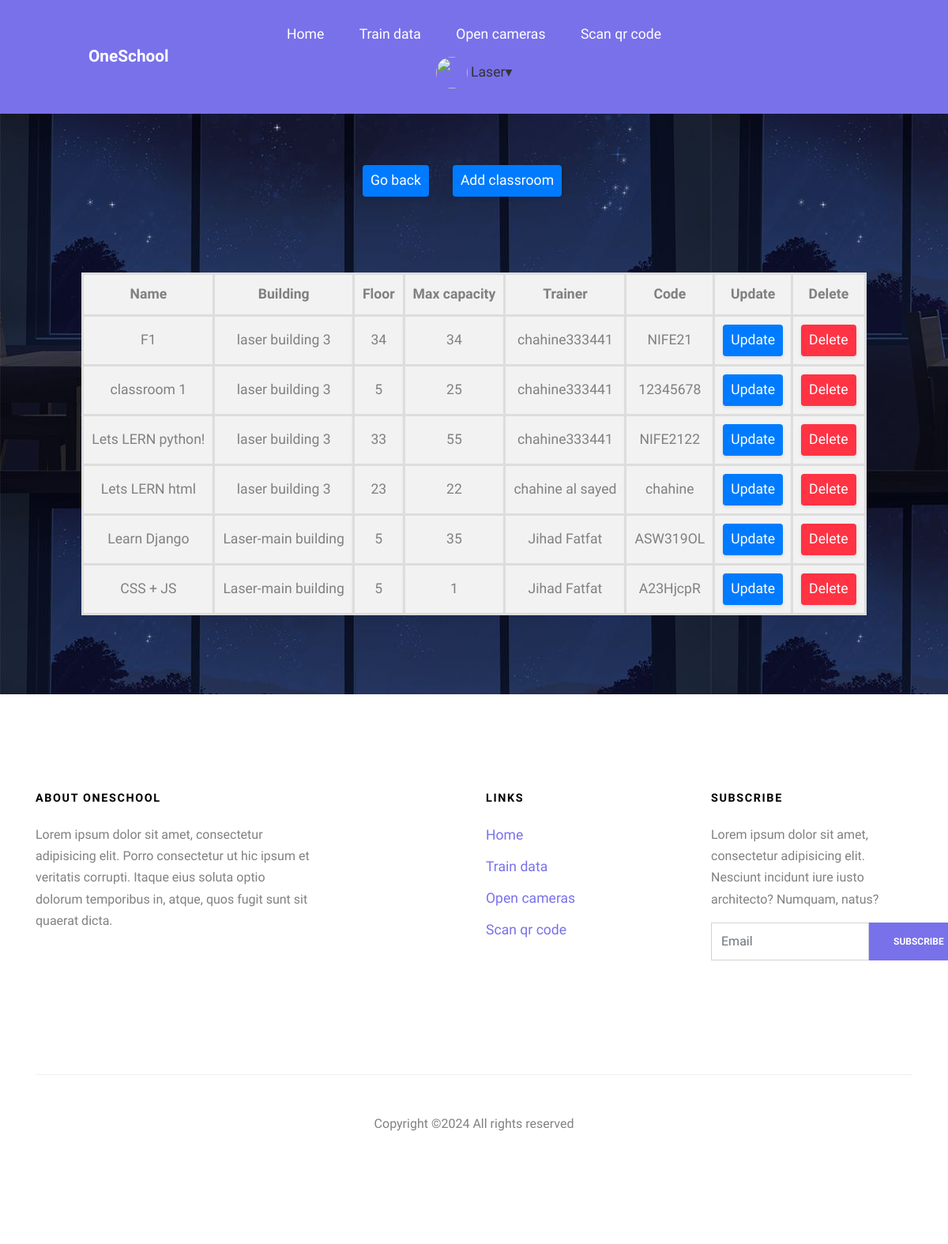
The app's page /list_classroom/ (signed in) with its own data.
### app/models.py (models this page shows, shortened)
class Classroom(models.Model):
    name = models.CharField(max_length=100)
    building = models.CharField(max_length=100)
    floor = models.IntegerField()
    max_capacity = models.IntegerField()
    description = models.TextField()
    created = models.DateTimeField(auto_now_add=True)
    updated = models.DateField(auto_now=True)
    trainer = models.ForeignKey(Trainer, on_delete=models.CASCADE)
    code = models.CharField(max_length=8, null=True)
    profile_pic = models.ImageField(default='avatar.svg', null=True)
    class Meta:
        verbose_name = "Classroom"
        verbose_name_plural = "Classrooms"
        db_table = 'Classroom'

class Trainer(models.Model):
    name = models.CharField(max_length=100)
    expertise = models.CharField(max_length=200)
    address = models.CharField(max_length=200)
    email = models.EmailField()
    phone = models.CharField(max_length=20)
    profile_pic = models.ImageField(default='avatar.svg', null=True)
    created = models.DateTimeField(auto_now_add=True)
    updated = models.DateField(auto_now=True)
    user = models.OneToOneField(User, on_delete=models.CASCADE)
    class Meta:
        verbose_name = "Trainer"
        verbose_name_plural = "Trainers"
        db_table = 'Trainer'

### app/views.py (the view)
# urls.py: path('list_classroom/', views.ListClassroom, name='list_classroom'),
@login_required(login_url='login')
def ListClassroom(request):
    if not request.user.is_staff and not request.user.is_superuser:
        return HttpResponse(status=404)
    classrooms = Classroom.objects.all()
    context = {'classrooms': classrooms}
    return render(request, 'app/list_classroom.html', context)

### app/templates/app/list_classroom.html (shortened to what this page needs)
{% extends 'main.html' %}
{% load custom_filters %}
{% block content %}
{% load static %}
<div class="big">
<br>
<br>
<br>
<br>
<div class="links">
    <p class="add-classroom-link"><a class="update-link" href="{% url 'home' %}">Go back</a></p>
    <p class="add-classroom-link"><a class="update-link" href="{% url 'add_classroom_page' %}">Add classroom</a></p>
</div>
<div class="container table-container">
    <div class="row">
        <div class="table-container">
            <table>
                <tr>
                    <th>Name</th>
                    <th>Building</th>
                    <th>Floor</th>
                    <th>Max capacity</th>
                    <th>Trainer</th>
                    <th>Code</th>
                    <th>Update</th>
                    <th>Delete</th>
                </tr>
                {% for classroom in classrooms %}
                <tr>
                    <td>{{ classroom.name }}</td>
                    <td>{{ classroom.building }}</td>
                    <td>{{ classroom.floor }}</td>
                    <td>{{ classroom.max_capacity }}</td>
                    <td>{{ classroom.trainer.name }}</td>
                    <td>{{ classroom.code }}</td>
                    <td><a href="{% url 'update_classroom' classroom.id %}" class="update-link">Update</a></td>
                    <td><a href="{% url 'delete_classroom' classroom.id %}" class="delete-link">Delete</a></td>
                </tr>
                {% empty %}
                <tr>
                    <td colspan="8">There are no classrooms yet</td>
                </tr>
                {% endfor %}
            </table>
        </div>
    </div>
</div>
</div>
{% endblock content %}

### templates/header.html (shortened to what this page needs)
{% load static %}
<body>
    <div class="site-wrap">
        <header class="site-navbar py-4 js-sticky-header site-navbar-target" role="banner">
            <div class="container-fluid">
                <div class="d-flex align-items-center">
                    <div class="site-logo mr-auto w-25"><a href='{% url "home" %}'>OneSchool</a></div>
                    <div class="mx-auto text-center sites">
                        <nav class="site-navigation position-relative text-center" role="navigation">
                            <ul class="site-menu main-menu js-clone-nav mx-auto d-none d-lg-block  m-0 p-0">
                                <li><a class="nav-link" href="{% url 'home' %}">Home</a></li>
                                {% if request.user.is_authenticated and request.user.is_superuser %}
                                <li>
                                    <a class="nav-link" href="{% url 'train_data_set' %}">Train data</span></a>
                                </li>
                                {% endif %}
                                {% if request.user.is_authenticated and request.user.is_superuser %}
                                <li>
                                    <a class="nav-link" href="{% url 'open_camera'  %}">Open cameras
                                    </a>
                                </li>
                                {% endif %}
                                {% if request.user.is_authenticated and request.user.is_superuser %}
                                <li>
                                    <a class="nav-link" href="{% url 'scan-qr-code'  %}">Scan qr code
                                    </a>
                                </li>
                                {% endif %}
                                <li>
                                    {% if not request.user.is_authenticated %}
                                    <a href="">
                                        <img src="{% static './images/user.png' %}" alt="" style="border-radius:50%;">
                                        <span>
                                            LOGIN
                                        </span>
                                    </a>
                                    {% elif request.user.is_authenticated and request.user.is_superuser %}
                                    <div class="dropdown">
                                        <a class="dropdown-button">
                                            <img src="{% static 'images/user.png' %}" width="40px"
                                                height="40px" style="border-radius: 50%;" />
                                            <span style="color: #333;">{{ request.user.first_name }}&#9662;</span>
                                        </a>
                                    {% endif %}
                                </li>
                            </ul>
                        </nav>
                    </div>
                </div>
            </div>
        </header>
    </div>
    <br>
    <br>
    <br>
</body>

### static/css/style.css (style rules this page uses)
body { line-height: 1.7; color: gray; font-weight: 300; font-size: 1.1rem; }
a { -webkit-transition: .3s all ease; -o-transition: .3s all ease; transition: .3s all ease; }
.site-wrap:before { display: none; -webkit-transition: .3s all ease-in-out; -o-transition: .3s all ease-in-out; transition: .3s all ease-in-out; background: rgba(0, 0, 0, 0.6); content: ""; position: absolute; z-index: 2000; top: 0; left: 0; right: 0; bottom: 0; opacity: 0; visibility: hidden; }
.site-logo { position: relative; font-weight: 900; font-size: 1.3rem; }
.site-logo a { color: #fff; }
.site-navbar { margin-bottom: 0px; z-index: 1999; position: absolute; width: 100%; }
.site-navbar .container-fluid { padding-left: 7rem; padding-right: 7rem; }
.site-navbar .site-navigation .site-menu { margin-bottom: 0; }
.site-navbar .site-navigation .site-menu a { text-decoration: none !important; display: inline-block; }
.site-navbar .site-navigation .site-menu > li { display: inline-block; }
.site-navbar .site-navigation .site-menu > li > a { padding: 5px 20px; color: #fff; display: inline-block; text-decoration: none !important; }
.site-mobile-menu .site-nav-wrap { padding: 0; margin: 0; list-style: none; position: relative; }
.site-mobile-menu .site-nav-wrap a { padding: 10px 20px; display: block; position: relative; color: #212529; }
.site-mobile-menu .site-nav-wrap li { position: relative; display: block; }
.site-mobile-menu .site-nav-wrap > li { display: block; position: relative; float: left; width: 100%; }
.site-mobile-menu .site-nav-wrap > li > a { padding-left: 20px; font-size: 20px; }
.sticky-wrapper .site-navbar { -webkit-transition: .3s all ease; -o-transition: .3s all ease; transition: .3s all ease; }
.sticky-wrapper .site-navbar .site-menu > li { display: inline-block; }

### templates/header.html (style rules this page uses)
header.site-navbar { background-color: #7971EA; }
.dropdown { position: relative; display: inline-block; background-color: none; }
.dropdown-button { color: #333; padding: 8px 12px; border: none; cursor: pointer; }

### records on screen
Classroom: name "F1", building "laser building 3", floor "34", max_capacity "34", trainer.name "chahine333441", code "NIFE21"
Classroom: name "classroom 1", building "laser building 3", floor "5", max_capacity "25", trainer.name "chahine333441", code "12345678"
Classroom: name "Lets LERN python!", building "laser building 3", floor "33", max_capacity "55", trainer.name "chahine333441", code "NIFE2122"
Classroom: name "Lets LERN html", building "laser building 3", floor "23", max_capacity "22", trainer.name "chahine al sayed", code "chahine"
Classroom: name "Learn Django", building "Laser-main building", floor "5", max_capacity "35", trainer.name "Jihad Fatfat", code "ASW319OL"
Classroom: name "CSS + JS", building "Laser-main building", floor "5", max_capacity "1", trainer.name "Jihad Fatfat", code "A23HjcpR"

### other values on screen
{{ request.user.first_name }} "Laser"
